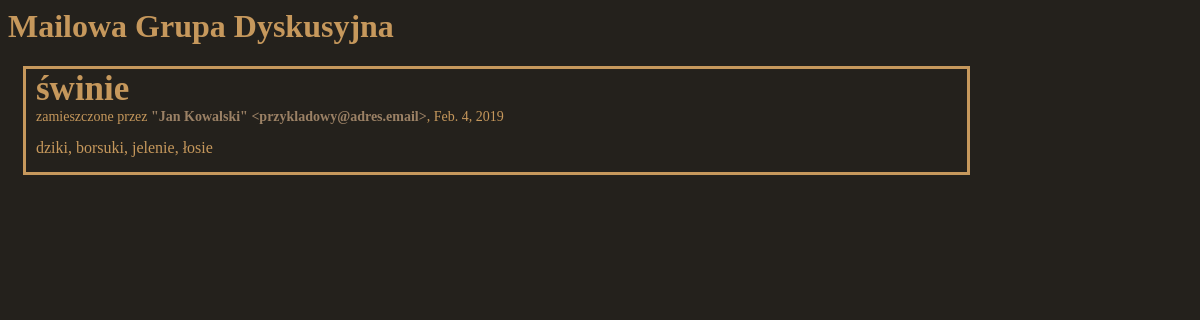
Page /blog/view/1.html on the committed database.
### blog/models.py (models this page shows, shortened)
class Blog(models.Model):
	author = models.CharField(max_length=100, default="Anonymous")
	title = models.CharField(max_length=200)
	body = models.TextField()
	posted = models.DateField(db_index=True, auto_now_add=True)
	category = models.ForeignKey('blog.Category')

### blog/views.py (the view)
def view_post(request, id):
    return render_to_response('view_post.html', {
        'post': get_object_or_404(Blog, id=id)
    })

### blog/templates/view_post.html (shortened to what this page needs)
{% extends 'base.html' %}
{% block title %}Mailowa Grupa Dyskusyjna{% endblock %}
{% block content %}
	<div class="contentBox">
		<div class="postsMainBox">
			<div class="postBox">
				<div class="postBoxInner">
					<a><h1 class="postHeader">{{ post.title }}</h1></a>
					<p class="postAuthor">zamieszczone przez <font class="postAuthorName">{{ post.author }}</font>, {{ post.posted }} </p>
					{{ post.body }}
				</div>
			</div>
		</div>
{% endblock %}

### blog/static/style.css (style rules this page uses)
a { text-decoration: none; }
body { background-color: #24211c; color: #c6985c; }
h1 { color: #c6985c; }
.postsMainBox { float: left; width: 80%; word-wrap: break-word; margin-left: 15px; }
.postBox { margin-top: 0px; margin-bottom: 15px; border-style: solid; }
.postBoxInner { margin-bottom: 15px; margin-left: 10px; }
.postHeader { color: #c6985c; margin-top: 0em; margin-bottom: 0em; font-size: 35; }
.postAuthor { margin-top: 0em; font-size:14; }
.postAuthorName { color: #9b8165; font-weight: bold; }

### rows in the picture
Blog: title "świnie", author "\"Jan Kowalski\" <przykladowy@adres.email>", posted "Feb. 4, 2019", body "dziki, borsuki, jelenie, łosie"
